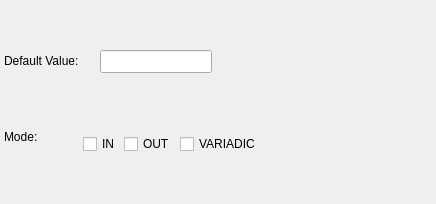
<?xml version="1.0" encoding="UTF-8"?>
<ui version="4.0">
 <class>ParameterWidget</class>
 <widget class="QWidget" name="ParameterWidget">
  <property name="geometry">
   <rect>
    <x>0</x>
    <y>0</y>
    <width>436</width>
    <height>204</height>
   </rect>
  </property>
  <property name="minimumSize">
   <size>
    <width>430</width>
    <height>0</height>
   </size>
  </property>
  <widget class="QLabel" name="default_value_lbl">
   <property name="geometry">
    <rect>
     <x>4</x>
     <y>53</y>
     <width>91</width>
     <height>16</height>
    </rect>
   </property>
   <property name="minimumSize">
    <size>
     <width>80</width>
     <height>0</height>
    </size>
   </property>
   <property name="maximumSize">
    <size>
     <width>16777215</width>
     <height>16777215</height>
    </size>
   </property>
   <property name="text">
    <string>Default Value:</string>
   </property>
  </widget>
  <widget class="QLineEdit" name="default_value_edt">
   <property name="geometry">
    <rect>
     <x>100</x>
     <y>50</y>
     <width>112</width>
     <height>23</height>
    </rect>
   </property>
   <property name="clearButtonEnabled">
    <bool>true</bool>
   </property>
  </widget>
  <widget class="QLabel" name="mode_lbl">
   <property name="geometry">
    <rect>
     <x>4</x>
     <y>129</y>
     <width>51</width>
     <height>16</height>
    </rect>
   </property>
   <property name="maximumSize">
    <size>
     <width>75</width>
     <height>16777215</height>
    </size>
   </property>
   <property name="text">
    <string>Mode:</string>
   </property>
  </widget>
  <widget class="QWidget" name="layoutWidget">
   <property name="geometry">
    <rect>
     <x>83</x>
     <y>129</y>
     <width>200</width>
     <height>30</height>
    </rect>
   </property>
   <layout class="QHBoxLayout" name="in_out_hlt">
    <property name="spacing">
     <number>4</number>
    </property>
    <item>
     <widget class="QCheckBox" name="param_in_chk">
      <property name="text">
       <string>IN</string>
      </property>
     </widget>
    </item>
    <item>
     <widget class="QCheckBox" name="param_out_chk">
      <property name="text">
       <string>OUT</string>
      </property>
     </widget>
    </item>
    <item>
     <widget class="QCheckBox" name="param_variadic_chk">
      <property name="sizePolicy">
       <sizepolicy hsizetype="Expanding" vsizetype="Fixed">
        <horstretch>0</horstretch>
        <verstretch>0</verstretch>
       </sizepolicy>
      </property>
      <property name="text">
       <string>VARIADIC</string>
      </property>
     </widget>
    </item>
    <item>
     <spacer name="horizontalSpacer">
      <property name="orientation">
       <enum>Qt::Horizontal</enum>
      </property>
      <property name="sizeHint" stdset="0">
       <size>
        <width>40</width>
        <height>20</height>
       </size>
      </property>
     </spacer>
    </item>
   </layout>
  </widget>
 </widget>
 <resources/>
 <connections/>
</ui>
